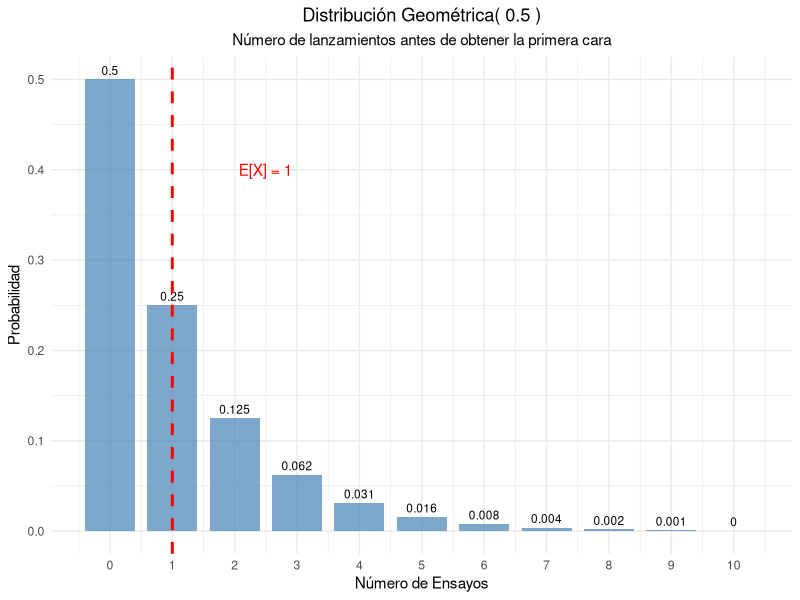
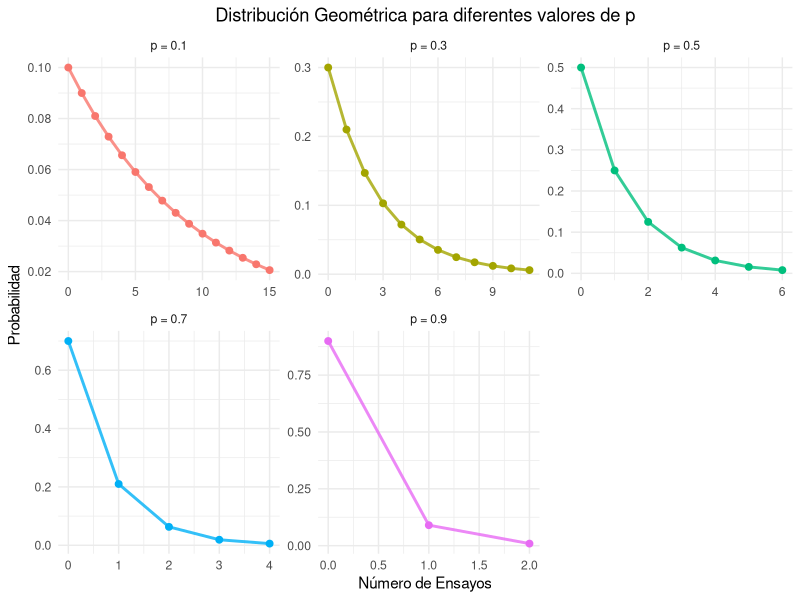
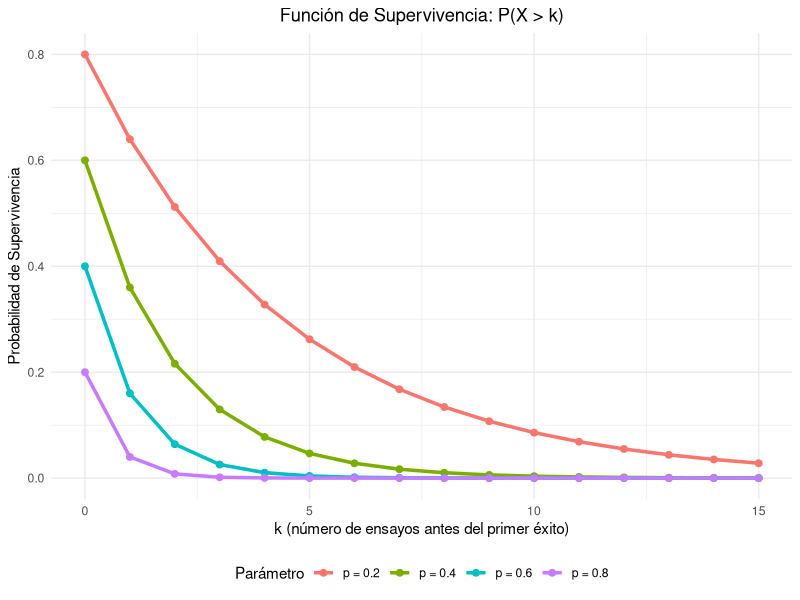
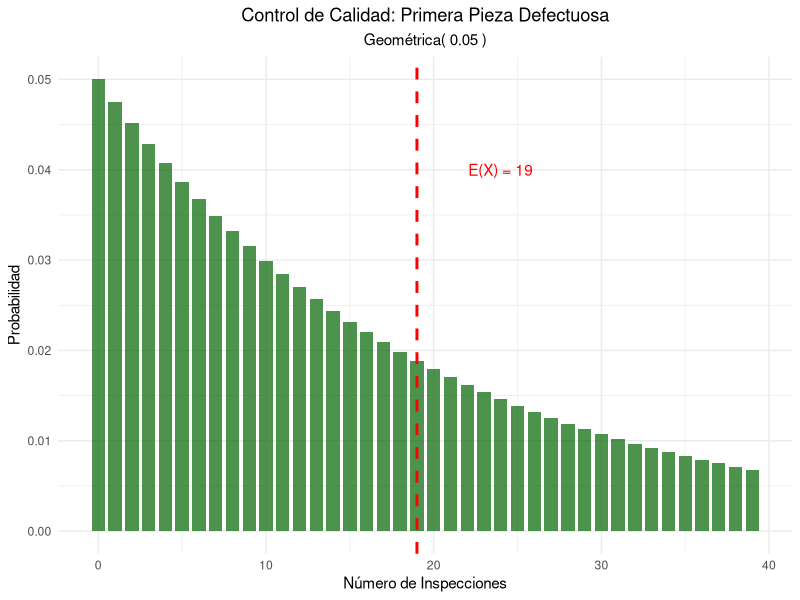

These figures' R source, in order:
## ---- chunk 1
#| label: setup
#| include: false

library(tidyverse)
library(kableExtra)
library(gridExtra)
## ---- chunk 2
#| label: moneda-geometrica
# Parámetro
p_cara <- 0.5

# Calcular probabilidades para los primeros 11 ensayos
k_moneda <- 0:10
prob_geometrica <- dgeom(k_moneda , p_cara)  

# Crear tabla
geometrica_moneda <- data.frame(
  Ensayo = k_moneda,
  Probabilidad = prob_geometrica,
  Prob_Acumulada = pgeom(k_moneda, p_cara)
)

kable(geometrica_moneda, 
      caption = "Distribución Geométrica - Primera cara (p = 0.5)",
      digits = 4,
      col.names = c("Ensayo", "P(X = x)", "P(X ≤ x)")) %>%
  kable_styling(bootstrap_options = "striped")

# Parámetros estadísticos
media_moneda <- (1-p_cara) / p_cara
varianza_moneda <- (1 - p_cara) / (p_cara^2)
desv_std_moneda <- sqrt(varianza_moneda)


cat("Media (ensayos esperados):", media_moneda, "\n")
cat("Varianza:", varianza_moneda, "\n")
cat("Desviación estándar:", round(desv_std_moneda, 4), "\n")

## ---- chunk 3
#| label: grafico-geometrica-basico
#| fig-cap: "Distribución Geométrica - Primera cara en lanzamiento de moneda"
ggplot(geometrica_moneda, aes(x = Ensayo, y = Probabilidad)) +
  geom_col(fill = "steelblue", alpha = 0.7, width = 0.8) +
  geom_text(aes(label = round(Probabilidad, 3)), vjust = -0.5, size = 3) +
  geom_vline(xintercept = media_moneda, color = "red", linetype = "dashed", linewidth = 1) +
  annotate("text", x = media_moneda + 1.5, y = max(prob_geometrica) * 0.8, 
           label = paste("E[X] =", media_moneda), color = "red") +
  scale_x_continuous(breaks = k_moneda) +
  labs(title = paste("Distribución Geométrica(", p_cara, ")"),
       subtitle = "Número de lanzamientos antes de obtener la primera cara",
       x = "Número de Ensayos",
       y = "Probabilidad") +
  theme_minimal() +
  theme(plot.title = element_text(hjust = 0.5),
        plot.subtitle = element_text(hjust = 0.5))
## ---- chunk 4
#| label: diferentes-p
# Diferentes probabilidades de éxito
p_values <- c(0.1, 0.3, 0.5, 0.7, 0.9)
k_max <- 15

# Crear data frame para comparación
geometrica_comp <- data.frame()
for(p in p_values) {
  k_vals <- 0:k_max
  probs <- dgeom(k_vals, p)  
  
  temp_data <- data.frame(
    p_label = paste("p =", p),
    k = k_vals,
    probabilidad = probs,
    media = (1-p)/p,
    varianza = (1-p)/(p^2)
  )
  geometrica_comp <- rbind(geometrica_comp, temp_data)
}

# Tabla de parámetros
parametros_comp <- data.frame(
  p = p_values,
  Media = (1-p_values)/p_values,
  Varianza = (1-p_values)/(p_values^2),
  Desv_Std = sqrt((1-p_values)/(p_values^2))
)

kable(parametros_comp, 
      caption = "Parámetros de la distribución geométrica para diferentes valores de p",
      digits = 4,
      col.names = c("p", "Media", "Varianza", "Desv. Std")) |> 
  kable_styling(bootstrap_options = "striped")
## ---- chunk 5
#| label: grafico-diferentes-p
#| fig-cap: "Distribución Geométrica para diferentes valores de p"
# Filtrar para mejor visualización
geometrica_filtered <- geometrica_comp[geometrica_comp$probabilidad > 0.005, ]

ggplot(geometrica_filtered, aes(x = k, y = probabilidad, color = p_label)) +
  geom_line(linewidth = 1, alpha = 0.8) +
  geom_point(size = 2) +
  facet_wrap(~p_label, scales = "free") +
  labs(title = "Distribución Geométrica para diferentes valores de p",
       x = "Número de Ensayos",
       y = "Probabilidad",
       color = "Parámetro") +
  theme_minimal() +
  theme(plot.title = element_text(hjust = 0.5),
        legend.position = "none")
## ---- chunk 6
#| label: falta-memoria
# Demostración de la propiedad de falta de memoria
p_mem <- 0.3
s <- 5
t <- 3

# P(X >= s + t)
prob_s_t <- 1 - pgeom(s + t-1, p_mem)  

# P(X >= s) 
prob_s <- 1- pgeom(s-1, p_mem)

# P(X >= t) 
prob_t <- 1- pgeom(t-1, p_mem)

# P(X >= s + t | X >= s) = P(X >= s + t) / P(X >= s)
prob_condicional <- prob_s_t / prob_s

cat("Demostración de la Propiedad de Falta de Memoria:\n")
cat("Parámetros: p =", p_mem, ", s =", s, ", t =", t, "\n\n")
cat("P(X  ≥", s+t, ") =", round(prob_s_t, 6), "\n")
cat("P(X  ≥", s, ") =", round(prob_s, 6), "\n")
cat("P(X  ≥", t, ") =", round(prob_t, 6), "\n\n")
cat("P(X  ≥", s+t, "| X  ≥", s, ") =", round(prob_condicional, 6), "\n")
cat("P(X  ≥", t, ") =", round(prob_t, 6), "\n\n")
cat("¿Son iguales?", abs(prob_condicional - prob_t) < 1e-10, "\n")
## ---- chunk 7
#| label: funcion-supervivencia
#| fig-cap: "Función de Supervivencia de la distribución geométrica"
# Diferentes valores de p
p_surv <- c(0.2, 0.4, 0.6, 0.8)
k_surv <- 0:15

# Crear data frame
supervivencia_data <- data.frame()
for(p in p_surv) {
  surv_vals <- (1 - p)^(k_surv+1)
  temp_data <- data.frame(
    p_label = paste("p =", p),
    k = k_surv,
    supervivencia = surv_vals
  )
  supervivencia_data <- rbind(supervivencia_data, temp_data)
}

ggplot(supervivencia_data, aes(x = k, y = supervivencia, color = p_label)) +
  geom_line(size = 1.2) +
  geom_point(size = 2) +
  labs(title = "Función de Supervivencia: P(X > k)",
       x = "k (número de ensayos antes del primer éxito)",
       y = "Probabilidad de Supervivencia",
       color = "Parámetro") +
  theme_minimal() +
  theme(plot.title = element_text(hjust = 0.5),
        legend.position = "bottom")
## ---- chunk 8
#| label: control-calidad-geometrica
# Parámetros
p_defecto_geom <- 0.05

# Parámetros estadísticos
media_defecto <- (1-p_defecto_geom) / p_defecto_geom
varianza_defecto <- (1 - p_defecto_geom) / (p_defecto_geom^2)
desv_std_defecto <- sqrt(varianza_defecto)

cat("Control de Calidad - Primera pieza defectuosa:\n")
cat("Probabilidad de defecto por pieza:", p_defecto_geom, "\n")
cat("Número esperado de inspecciones:", media_defecto, "\n")
cat("Desviación estándar:", round(desv_std_defecto, 2), "\n\n")

# Probabilidades específicas
k_calidad <- 0:50
prob_calidad <- dgeom(k_calidad, p_defecto_geom)

# Preguntas de interés
prob_primera_10 <- sum(prob_calidad[1:10])
prob_mas_20 <- 1 - sum(prob_calidad[1:20])
prob_entre_10_30 <- sum(prob_calidad[10:30])

cat("Probabilidades de interés:\n")
cat("P(primera defectuosa en ≤ 10 inspecciones):", round(prob_primera_10, 4), "\n")
cat("P(primera defectuosa en > 20 inspecciones):", round(prob_mas_20, 4), "\n")
cat("P(primera defectuosa entre 10 y 30 inspecciones):", round(prob_entre_10_30, 4), "\n")



# Visualización
calidad_data <- data.frame(
  k = k_calidad[1:40],
  probabilidad = prob_calidad[1:40]
)

ggplot(calidad_data, aes(x = k, y = probabilidad)) +
  geom_col(fill = "darkgreen", alpha = 0.7, width = 0.8) +
  geom_vline(xintercept = media_defecto, color = "red", linetype = "dashed", size = 1) +
  annotate("text", x = media_defecto + 5, y = max(prob_calidad) * 0.8, 
           label = paste("E(X) =", media_defecto), color = "red") +
  labs(title = "Control de Calidad: Primera Pieza Defectuosa",
       subtitle = paste("Geométrica(", p_defecto_geom, ")"),
       x = "Número de Inspecciones",
       y = "Probabilidad") +
  theme_minimal() +
  theme(plot.title = element_text(hjust = 0.5),
        plot.subtitle = element_text(hjust = 0.5))
## ---- chunk 9
#| label: simulacion-geometrica
set.seed(123)
p_sim <- 0.25
n_sim <- 10000

# Generar datos geométricos 
datos_geom <- rgeom(n_sim, p_sim) 

# Estadísticas observadas
media_obs <- mean(datos_geom)
var_obs <- var(datos_geom)
desv_obs <- sd(datos_geom)

# Valores teóricos
media_teo <- (1-p_sim) / p_sim
var_teo <- (1 - p_sim) / (p_sim^2)
desv_teo <- sqrt(var_teo)

cat("Simulación Geométrica (p =", p_sim, "):\n")
cat("Simulaciones:", n_sim, "\n\n")
cat("Media teórica:", media_teo, "| Media observada:", round(media_obs, 4), "\n")
cat("Varianza teórica:", var_teo, "| Varianza observada:", round(var_obs, 4), "\n")
cat("Desv. Std teórica:", round(desv_teo, 4), "| Desv. Std observada:", round(desv_obs, 4), "\n")

# Comparar distribuciones
freq_obs <- table(datos_geom[datos_geom <= 20]) / n_sim
k_comp <- as.numeric(names(freq_obs))
prob_teo <- dgeom(k_comp, p_sim)

comparacion_sim <- data.frame(
  k = k_comp,
  Freq_Observada = as.numeric(freq_obs),
  Prob_Teorica = prob_teo,
  Diferencia = abs(as.numeric(freq_obs) - prob_teo)
)

kable(head(comparacion_sim, 12), 
      caption = "Comparación frecuencias observadas vs probabilidades teóricas",
      digits = 4,
      col.names = c("k", "Freq. Observada", "Prob. Teórica", "Diferencia")) %>%
  kable_styling(bootstrap_options = "striped")
## ---- chunk 10
# Parámetro
p <- 0.5

# a) Probabilidad de necesitar exactamente 5 lanzamientos (éxito en el 5º intento)
k <- 5
prob_exact_5 <- dgeom(k - 1, p)   # dgeom(4, 0.5)
prob_exact_5

# b) Probabilidad de necesitar más de 3 lanzamientos (éxito después del 3er intento)
# P(necesitar > 3) = P(no éxito en los primeros 3 lanzamientos) = (1-p)^3
prob_more_3 <- (1 - p)^3
prob_more_3

# (Comprobación usando acumulada)
prob_more_3_check <- 1 - sum(dgeom(0:(3-1), p))  # 1 - P(éxito en ≤ 3)
prob_more_3_check

# c) Media y varianza del número de lanzamientos (contando el intento con éxito)
# Si X = #fracasos antes del éxito, E[X] = (1-p)/p, Var(X) = (1-p)/p^2
# Y = X + 1 => E[Y] = 1/p, Var(Y) = (1-p)/p^2
media_necesarios <- 1 / p
varianza_necesarios <- (1 - p) / (p^2)

list(
  prob_exact_5 = prob_exact_5,
  prob_more_3 = prob_more_3,
  prob_more_3_check = prob_more_3_check,
  media = media_necesarios,
  varianza = varianza_necesarios
)
## ---- chunk 11
# Parámetro
p_basket <- 0.7

# a) Probabilidad de anotar por primera vez en el tercer intento
k3 <- 3
prob_3rd <- dgeom(k3 - 1, p_basket)  # dgeom(2, 0.7)

# b) Esperanza del número de intentos (contando el intento exitoso)
esperanza_intentos <- 1 / p_basket

# c) Probabilidad de necesitar entre 2 y 5 intentos (inclusive)
# P(2 ≤ Y ≤ 5) = sum_{k=2}^{5} dgeom(k-1, p)
k_vals <- 2:5
prob_2_5 <- sum(dgeom(k_vals - 1, p_basket))

list(
  prob_3rd = prob_3rd,
  esperanza_intentos = esperanza_intentos,
  prob_2_5 = prob_2_5
)
## ---- chunk 12
# Parámetro
p_def <- 0.02

# a) Número esperado de inspecciones hasta la primera defectuosa (contando la defectuosa)
esperanza_inspecciones <- 1 / p_def

# b) Probabilidad de que la primera defectuosa aparezca después de la pieza número 100
# P(Y > 100) = P(no defectuosa en las primeras 100 piezas) = (1-p)^100
prob_after_100 <- (1 - p_def)^100

# c) Demostración numérica de la propiedad de falta de memoria
# Tomemos s = 50, t = 10 (ejemplo)
s <- 50
t <- 10

# Usando variable Y = número de prueba del primer éxito (éxito en k-ésimo intento)
# P(Y > s + t | Y > s) = P(Y > t)
lhs <- (1 - p_def)^(s + t) / (1 - p_def)^s   # = (1-p)^{t}
rhs <- (1 - p_def)^t

list(
  esperanza_inspecciones = esperanza_inspecciones,
  prob_after_100 = prob_after_100,
  falta_memoria_check = list(
    s = s,
    t = t,
    lhs = lhs,
    rhs = rhs,
    iguales = abs(lhs - rhs) < .Machine$double.eps^0.5
  )
)
